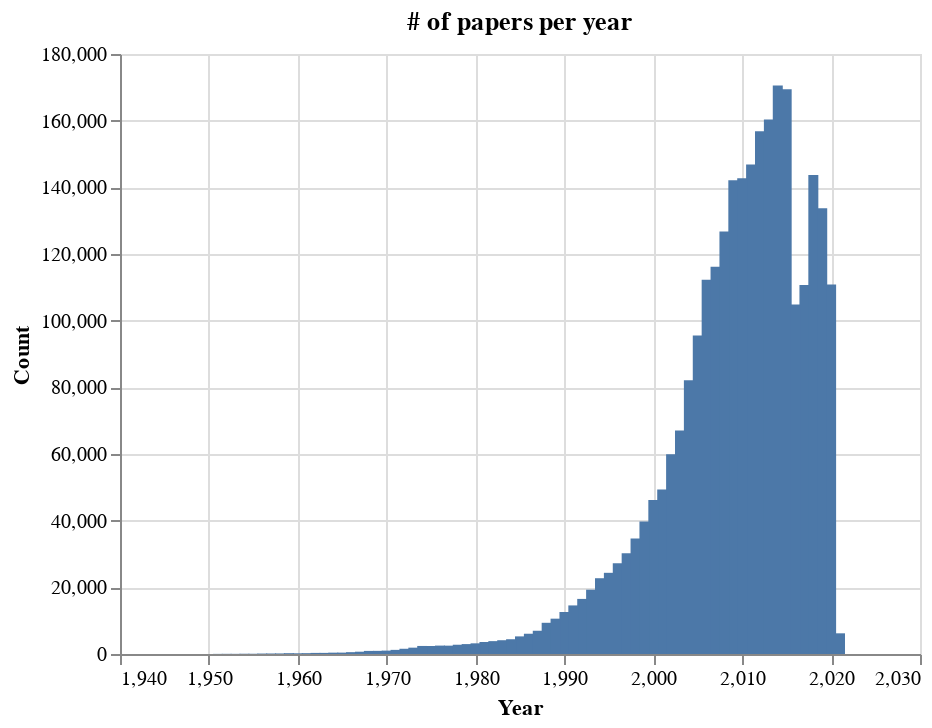

Here is the notebook cell this chart was saved with:
### Code cell
alt.Chart(actual, title='# of papers per year').mark_bar().encode(x='Year', y='Count', tooltip=['Year', 'Count']).interactive()

### Figure 1 — Vega-Lite specification as saved in the notebook (floating-point values rounded to 4 significant figures)
{"config": {"view": {"continuousWidth": 400, "continuousHeight": 300}}, "data": {"name": "data-849619354503be9169a94576e72c7287"}, "mark": "bar", "encoding": {"tooltip": [{"field": "Year", "type": "quantitative"}, {"field": "Count", "type": "quantitative"}], "x": {"field": "Year", "type": "quantitative"}, "y": {"field": "Count", "type": "quantitative"}}, "selection": {"selector009": {"type": "interval", "bind": "scales", "encodings": ["x", "y"]}}, "title": "# of papers per year", "$schema": "https://vega.github.io/schema/vega-lite/v4.17.0.json", "datasets": {"data-849619354503be9169a94576e72c7287": [{"Year": 2011, "Count": 146868}, {"Year": 2009, "Count": 142125}, {"Year": 2001, "Count": 49350}, {"Year": 2000, "Count": 46187}, {"Year": 1966, "Count": 553}, {"Year": 2012, "Count": 156854}, {"Year": 2002, "Count": 59902}, {"Year": 2004, "Count": 82101}, {"Year": 1986, "Count": 6080}, {"Year": 2010, "Count": 142752}, {"Year": 2006, "Count": 112287}, {"Year": 2013, "Count": 160375}, {"Year": 1961, "Count": 252}, {"Year": 2003, "Count": 67039}, {"Year": 2007, "Count": 116154}, {"Year": 1995, "Count": 24356}, {"Year": 2005, "Count": 95545}, {"Year": 1983, "Count": 4132}, {"Year": 1979, "Count": 2973}, {"Year": 1996, "Count": 27216}, {"Year": 1988, "Count": 9362}, {"Year": 2015, "Count": 169413}, {"Year": 1977, "Count": 2505}, {"Year": 1990, "Count": 12605}, {"Year": 1992, "Count": 16528}, {"Year": 1975, "Count": 2393}, {"Year": 1989, "Count": 10601}, {"Year": 1997, "Count": 30217}, {"Year": 2008, "Count": 126724}, {"Year": 1985, "Count": 5284}, {"Year": 2014, "Count": 170577}, {"Year": 1998, "Count": 34664}, {"Year": 1962, "Count": 329}, {"Year": 1993, "Count": 19292}, {"Year": 1968, "Count": 928}, {"Year": 1999, "Count": 39722}, {"Year": 1984, "Count": 4431}, {"Year": 1974, "Count": 2414}, {"Year": 1981, "Count": 3596}, {"Year": 1972, "Count": 1571}, {"Year": 1987, "Count": 6976}, {"Year": 1980, "Count": 3203}, {"Year": 1982, "Count": 3861}, {"Year": 1950, "Count": 2}, {"Year": 1963, "Count": 335}, {"Year": 1958, "Count": 168}, {"Year": 1957, "Count": 151}, {"Year": 1969, "Count": 942}, {"Year": 1952, "Count": 52}, {"Year": 1964, "Count": 403}, {"Year": 1960, "Count": 212}, {"Year": 1971, "Count": 1238}, {"Year": 1991, "Count": 14574}, {"Year": 1994, "Count": 22733}, {"Year": 2017, "Count": 110687}, {"Year": 1970, "Count": 1017}, {"Year": 1953, "Count": 46}, {"Year": 1976, "Count": 2522}, {"Year": 2016, "Count": 104869}, {"Year": 1959, "Count": 244}, {"Year": 1973, "Count": 1902}, {"Year": 1978, "Count": 2779}, {"Year": 1967, "Count": 690}, {"Year": 2018, "Count": 143727}, {"Year": 1955, "Count": 75}, {"Year": 1965, "Count": 415}, {"Year": 2019, "Count": 133736}, {"Year": 1956, "Count": 133}, {"Year": 1951, "Count": 35}, {"Year": 1954, "Count": 79}, {"Year": 2020, "Count": 110836}, {"Year": 2021, "Count": 6205}]}}
